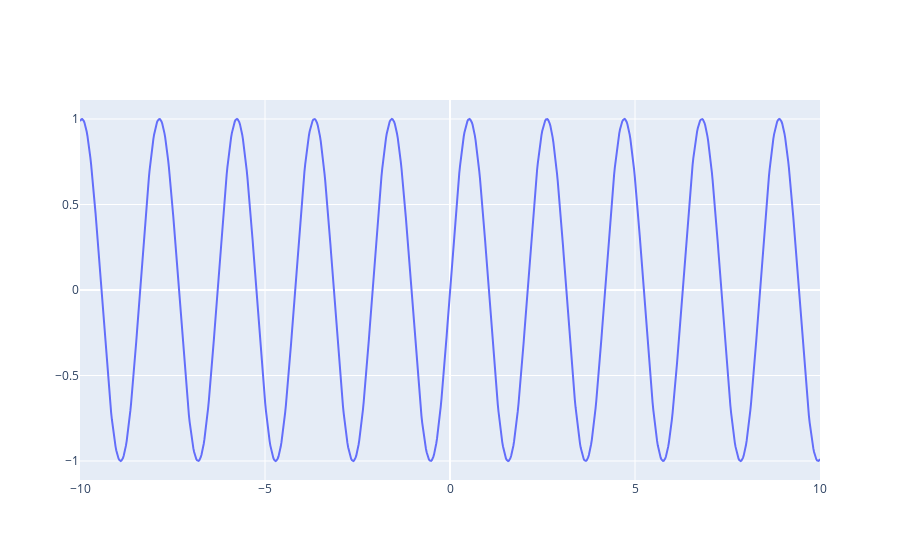

Write notebook code for a chart like this one.
### Markdown cell above
## Задание 3 (1 балл)

### Code cell
def plot_sin_k(x_axis_data, k):
    y = np.sin(k*x_axis_data)
    fig = go.Figure() #эта переменная fig существует только внутри функции
    fig.add_trace(go.Scatter(x=x, y=y, mode='lines'))
    return fig

fig = plot_sin_k(np.linspace(-10, 10, 1000), 3) # эта fig не имеет никакого отношения к предыдущей
fig.show()

### Figure 1 — Plotly figure (JSON) as saved in the notebook; plotly's stock layout.template omitted (floating-point values rounded to 4 significant figures; data arrays with more than 128 entries replaced by an {"elided": "..."} marker saying what was removed)
{"data": [{"mode": "lines", "type": "scatter", "x": {"elided": "1000 float values"}, "y": {"elided": "1000 float values"}}], "layout": {}}
